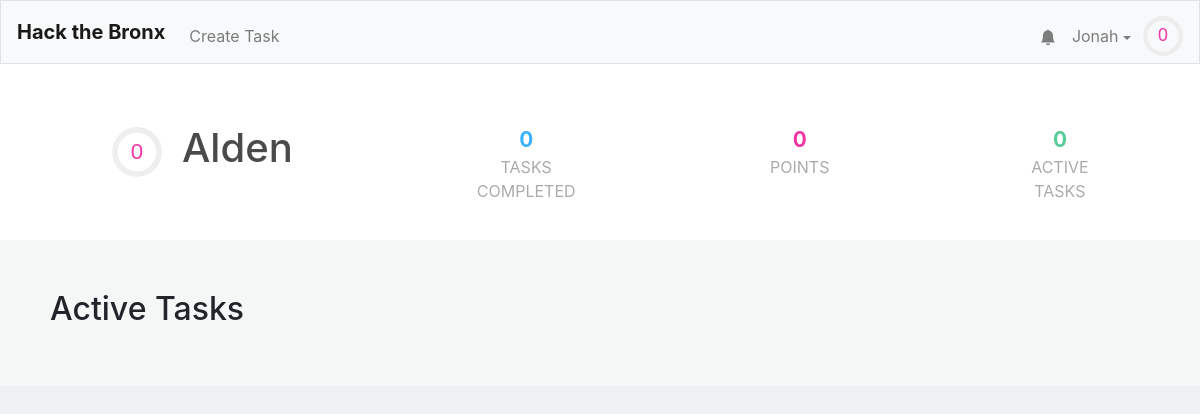
/profile/Alden (signed in), run on an earlier commit of the app's database.
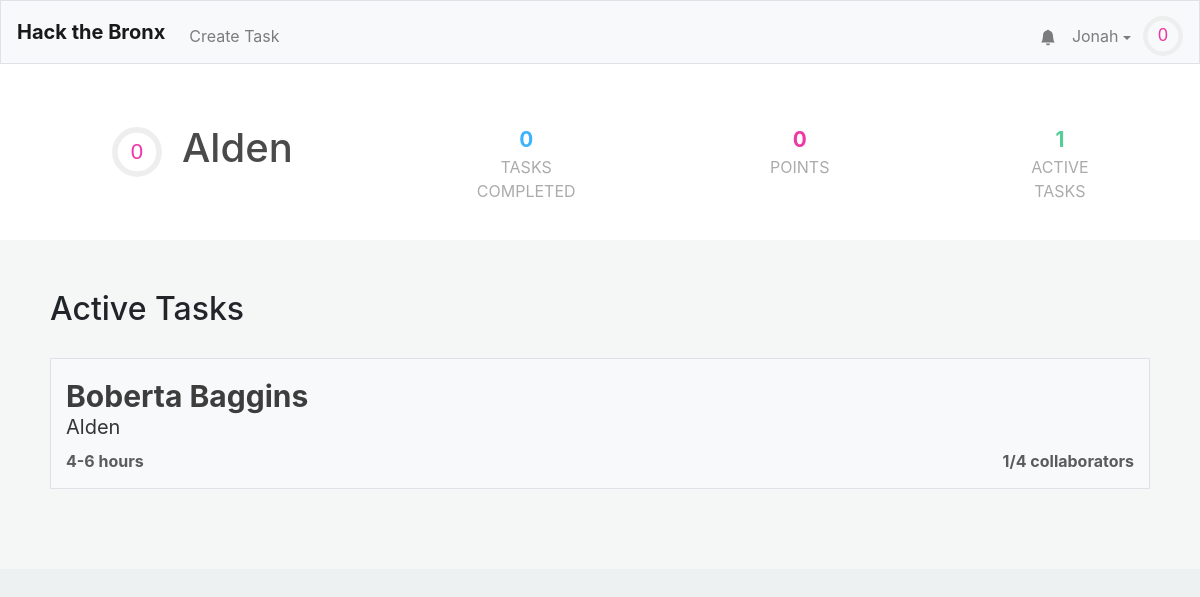
And on a later commit of the database.
### tables this page shows
CREATE TABLE "tasks" (
	"id"	INTEGER NOT NULL UNIQUE,
	"title"	TEXT NOT NULL,
	"description"	TEXT,
	"languages"	BLOB,
	"image"	TEXT,
	"hmin"	INTEGER,
	"hmax"	INTEGER,
	"cmax"	INTEGER,
	"collaborators"	TEXT,
	"creator"	INTEGER,
	PRIMARY KEY("id" AUTOINCREMENT)
);

CREATE TABLE "users" (
	"id"	INTEGER NOT NULL UNIQUE,
	"username"	TEXT NOT NULL UNIQUE,
	"hash"	TEXT NOT NULL,
	"email"	TEXT,
	"tasks"	TEXT,
	"points"	INTEGER NOT NULL DEFAULT 0,
	"numcomplete"	INTEGER NOT NULL DEFAULT 0,
	"notifications"	BLOB,
	PRIMARY KEY("id" AUTOINCREMENT)
);

### application.py (the view)
@app.route("/profile/<username>")
@login_required
def profile(username):
    user = getuser(session, db)
    if user["username"] != username:
        other_user = get_user_from_name(username, db)
    else:
        other_user = user
    alltasks = db.execute("SELECT * FROM tasks")
    tasks = []
    for task in alltasks:
        if (task['creator'] == other_user['id'] or other_user['id'] in debyte(task['collaborators'])):
            task['creator'] = other_user["username"]
            task["collaborators-count"] = len(debyte(task['collaborators']))
            task["points"] = calculate_points(task)
            tasks.append(task)
    return render_template("profile.html",other_user=other_user,user=user,active_tasks=tasks,task_count=len(tasks), len=len)

### application.py (called while the page is built)
@app.after_request
def after_request(response):
    response.headers["Cache-Control"] = "no-cache, no-store, must-revalidate"
    response.headers["Expires"] = 0
    response.headers["Pragma"] = "no-cache"
    return response

### helpers.py (called while the page is built)
def login_required(f):
    @wraps(f)
    def decorated_function(*args, **kwargs):
        if session.get("user_id") is None:
            return redirect("/login")
        return f(*args, **kwargs)
    return decorated_function

def debyte(obj):
    return pickle.loads(obj)

def getuser(session, db):
    user =  db.execute("SELECT * FROM users WHERE id = :id", id=session["user_id"])[0]
    user["level"]=int(user['points']**.5//10)
    user["level-progress"] = (user['points']**.5%8)/(((user["level"]+1)*10)**2)
    user["notifications"] = debyte(user["notifications"]) if user["notifications"] else []
    user["notification-amount"] = len(user["notifications"])
    return user

def get_user_from_name(name, db):
    user =  db.execute("SELECT * FROM users WHERE username = :name", name=name)[0]
    user["level"]=int(user['points']**.5//10)
    user["level-progress"] = (user['points']**.5%8)/(((user["level"]+1)*10)**2)
    return user

### templates/profile.html (shortened to what this page needs)
{% extends "layout.html" %}
{% block head %}
    <link href="/static/profile.css" rel="stylesheet">
{% endblock %}
{% block mainnocont %}
	<div class="profile-outer">
		<div class="name-wrapper">
			<div class = "name-section">
			 	<div style="display: flex; align-items: center;">
					<div style = "margin-left: 12px;">
						<svg viewBox="0 0 36 36" class="level-display-outer">
							<path class="level-display-bg"
				        d="M18 2.0845
				          a 15.9155 15.9155 0 0 1 0 31.831
				          a 15.9155 15.9155 0 0 1 0 -31.831"
				      />
						  <path class = "level-display"
						    d="M18 2.0845
						      a 15.9155 15.9155 0 0 1 0 31.831
						      a 15.9155 15.9155 0 0 1 0 -31.831"
						    fill="none"
						    stroke="#444";
						    stroke-width="1";
						    stroke-dasharray="{{ other_user["level-progress"] }}, 100";
						  />
						  <text x="18" y="22.8" class="level">{{other_user["level"]}}</text>
						</svg>
					</div>
					<h1 class="profile-username">{{other_user["username"]}}</h1>
				</div>
				<div class = "tasks-completed">
					<span>{{ other_user["numcomplete"] }}</span>
					<div>Tasks Completed</div>
				</div>
				<div class = "point-count">
					<span>{{ other_user["points"] }}</span>
					<div>Points</div>
				</div>
				<div class = "active-tasks">
					<span>{{ task_count }}</span>
					<div>Active Tasks</div>
				</div>
			</div>
		</div>
		<div class = "information">
			<h2>Active Tasks</h2>
			<div class = "a-tasks">
				{% for task in active_tasks %}
					<a class = "div-link" href="/task/{{task.id}}">
						<div class="task">
							<span class="task-name">{{ task["title"] }}</span>
							<span class="task-creator">{{ task["creator"] }}</span>
							<div class="task-stats">
								<span class="task-time">{{ task["hmin"] }}-{{ task["hmax"] }} hours</span>
								<span class="task-collaborator-count">{{task["collaborators-count"] }}/{{ task["cmax"] }} collaborators</span>
							</div>
						</div>
					</a>
				{% endfor %}
			</div>
		</div>
	</div>
{% endblock %}

What changed in the data, as far as the page shows it:
added tasks: title "Boberta Baggins", creator "Alden", hmin "4", hmax "6", id "1", cmax "4"
Also different on the page:
{{ task_count }}: "0" → "1"
